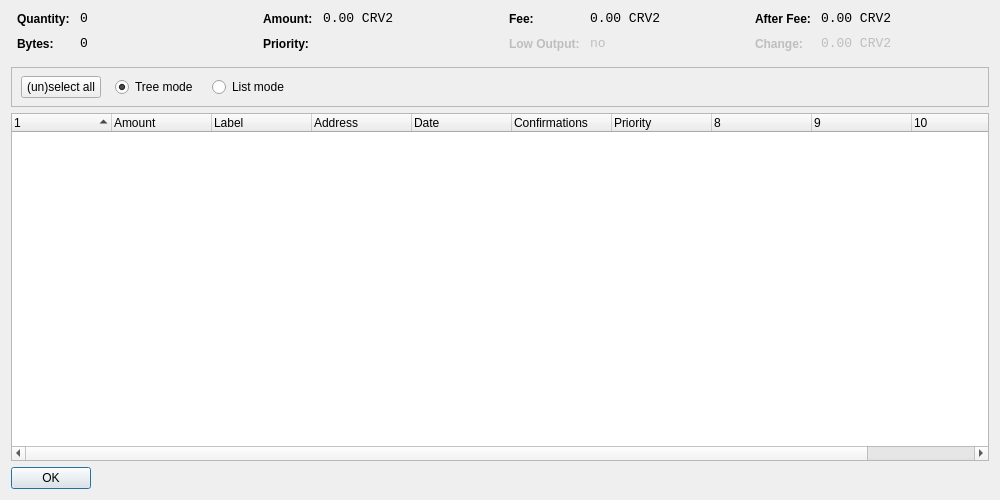
<?xml version="1.0" encoding="UTF-8"?>
<ui version="4.0">
 <class>CoinControlDialog</class>
 <widget class="QDialog" name="CoinControlDialog">
  <property name="geometry">
   <rect>
    <x>0</x>
    <y>0</y>
    <width>1000</width>
    <height>500</height>
   </rect>
  </property>
  <property name="windowTitle">
   <string>Coin Control</string>
  </property>
  <layout class="QVBoxLayout" name="verticalLayout">
   <item>
    <layout class="QHBoxLayout" name="horizontalLayoutTop" stretch="0,0,0,0">
     <property name="topMargin">
      <number>0</number>
     </property>
     <property name="bottomMargin">
      <number>10</number>
     </property>
     <item>
      <layout class="QFormLayout" name="formLayoutCoinControl1">
       <property name="horizontalSpacing">
        <number>10</number>
       </property>
       <property name="verticalSpacing">
        <number>10</number>
       </property>
       <property name="leftMargin">
        <number>6</number>
       </property>
       <property name="rightMargin">
        <number>6</number>
       </property>
       <item row="0" column="0">
        <widget class="QLabel" name="labelCoinControlQuantityText">
         <property name="styleSheet">
          <string notr="true">font-weight:bold;</string>
         </property>
         <property name="text">
          <string>Quantity:</string>
         </property>
        </widget>
       </item>
       <item row="0" column="1">
        <widget class="QLabel" name="labelCoinControlQuantity">
         <property name="font">
          <font>
           <family>Monospace</family>
           <pointsize>10</pointsize>
          </font>
         </property>
         <property name="cursor">
          <cursorShape>IBeamCursor</cursorShape>
         </property>
         <property name="contextMenuPolicy">
          <enum>Qt::ActionsContextMenu</enum>
         </property>
         <property name="text">
          <string notr="true">0</string>
         </property>
         <property name="textInteractionFlags">
          <set>Qt::LinksAccessibleByMouse|Qt::TextSelectableByKeyboard|Qt::TextSelectableByMouse</set>
         </property>
        </widget>
       </item>
       <item row="1" column="0">
        <widget class="QLabel" name="labelCoinControlBytesText">
         <property name="styleSheet">
          <string notr="true">font-weight:bold;</string>
         </property>
         <property name="text">
          <string>Bytes:</string>
         </property>
        </widget>
       </item>
       <item row="1" column="1">
        <widget class="QLabel" name="labelCoinControlBytes">
         <property name="font">
          <font>
           <family>Monospace</family>
           <pointsize>10</pointsize>
          </font>
         </property>
         <property name="cursor">
          <cursorShape>IBeamCursor</cursorShape>
         </property>
         <property name="contextMenuPolicy">
          <enum>Qt::ActionsContextMenu</enum>
         </property>
         <property name="text">
          <string notr="true">0</string>
         </property>
         <property name="textInteractionFlags">
          <set>Qt::LinksAccessibleByMouse|Qt::TextSelectableByKeyboard|Qt::TextSelectableByMouse</set>
         </property>
        </widget>
       </item>
      </layout>
     </item>
     <item>
      <layout class="QFormLayout" name="formLayoutCoinControl2">
       <property name="horizontalSpacing">
        <number>10</number>
       </property>
       <property name="verticalSpacing">
        <number>10</number>
       </property>
       <property name="leftMargin">
        <number>6</number>
       </property>
       <property name="rightMargin">
        <number>6</number>
       </property>
       <item row="0" column="0">
        <widget class="QLabel" name="labelCoinControlAmountText">
         <property name="styleSheet">
          <string notr="true">font-weight:bold;</string>
         </property>
         <property name="text">
          <string>Amount:</string>
         </property>
        </widget>
       </item>
       <item row="0" column="1">
        <widget class="QLabel" name="labelCoinControlAmount">
         <property name="font">
          <font>
           <family>Monospace</family>
           <pointsize>10</pointsize>
          </font>
         </property>
         <property name="cursor">
          <cursorShape>IBeamCursor</cursorShape>
         </property>
         <property name="contextMenuPolicy">
          <enum>Qt::ActionsContextMenu</enum>
         </property>
         <property name="text">
          <string notr="true">0.00 CRV2</string>
         </property>
         <property name="textInteractionFlags">
          <set>Qt::LinksAccessibleByMouse|Qt::TextSelectableByKeyboard|Qt::TextSelectableByMouse</set>
         </property>
        </widget>
       </item>
       <item row="1" column="0">
        <widget class="QLabel" name="labelCoinControlPriorityText">
         <property name="styleSheet">
          <string notr="true">font-weight:bold;</string>
         </property>
         <property name="text">
          <string>Priority:</string>
         </property>
        </widget>
       </item>
       <item row="1" column="1">
        <widget class="QLabel" name="labelCoinControlPriority">
         <property name="font">
          <font>
           <family>Monospace</family>
           <pointsize>10</pointsize>
          </font>
         </property>
         <property name="cursor">
          <cursorShape>IBeamCursor</cursorShape>
         </property>
         <property name="contextMenuPolicy">
          <enum>Qt::ActionsContextMenu</enum>
         </property>
         <property name="text">
          <string/>
         </property>
         <property name="textInteractionFlags">
          <set>Qt::LinksAccessibleByMouse|Qt::TextSelectableByKeyboard|Qt::TextSelectableByMouse</set>
         </property>
        </widget>
       </item>
      </layout>
     </item>
     <item>
      <layout class="QFormLayout" name="formLayoutCoinControl3">
       <property name="horizontalSpacing">
        <number>10</number>
       </property>
       <property name="verticalSpacing">
        <number>10</number>
       </property>
       <property name="leftMargin">
        <number>6</number>
       </property>
       <property name="rightMargin">
        <number>6</number>
       </property>
       <item row="0" column="0">
        <widget class="QLabel" name="labelCoinControlFeeText">
         <property name="styleSheet">
          <string notr="true">font-weight:bold;</string>
         </property>
         <property name="text">
          <string>Fee:</string>
         </property>
        </widget>
       </item>
       <item row="0" column="1">
        <widget class="QLabel" name="labelCoinControlFee">
         <property name="font">
          <font>
           <family>Monospace</family>
           <pointsize>10</pointsize>
          </font>
         </property>
         <property name="cursor">
          <cursorShape>IBeamCursor</cursorShape>
         </property>
         <property name="contextMenuPolicy">
          <enum>Qt::ActionsContextMenu</enum>
         </property>
         <property name="text">
          <string notr="true">0.00 CRV2</string>
         </property>
         <property name="textInteractionFlags">
          <set>Qt::LinksAccessibleByMouse|Qt::TextSelectableByKeyboard|Qt::TextSelectableByMouse</set>
         </property>
        </widget>
       </item>
       <item row="1" column="0">
        <widget class="QLabel" name="labelCoinControlLowOutputText">
         <property name="enabled">
          <bool>false</bool>
         </property>
         <property name="styleSheet">
          <string notr="true">font-weight:bold;</string>
         </property>
         <property name="text">
          <string>Low Output:</string>
         </property>
        </widget>
       </item>
       <item row="1" column="1">
        <widget class="QLabel" name="labelCoinControlLowOutput">
         <property name="enabled">
          <bool>false</bool>
         </property>
         <property name="font">
          <font>
           <family>Monospace</family>
           <pointsize>10</pointsize>
          </font>
         </property>
         <property name="cursor">
          <cursorShape>IBeamCursor</cursorShape>
         </property>
         <property name="contextMenuPolicy">
          <enum>Qt::ActionsContextMenu</enum>
         </property>
         <property name="text">
          <string notr="true">no</string>
         </property>
         <property name="textInteractionFlags">
          <set>Qt::LinksAccessibleByMouse|Qt::TextSelectableByKeyboard|Qt::TextSelectableByMouse</set>
         </property>
        </widget>
       </item>
      </layout>
     </item>
     <item>
      <layout class="QFormLayout" name="formLayoutCoinControl4">
       <property name="horizontalSpacing">
        <number>10</number>
       </property>
       <property name="verticalSpacing">
        <number>10</number>
       </property>
       <property name="leftMargin">
        <number>6</number>
       </property>
       <property name="rightMargin">
        <number>6</number>
       </property>
       <item row="0" column="0">
        <widget class="QLabel" name="labelCoinControlAfterFeeText">
         <property name="styleSheet">
          <string notr="true">font-weight:bold;</string>
         </property>
         <property name="text">
          <string>After Fee:</string>
         </property>
        </widget>
       </item>
       <item row="0" column="1">
        <widget class="QLabel" name="labelCoinControlAfterFee">
         <property name="font">
          <font>
           <family>Monospace</family>
           <pointsize>10</pointsize>
          </font>
         </property>
         <property name="cursor">
          <cursorShape>IBeamCursor</cursorShape>
         </property>
         <property name="contextMenuPolicy">
          <enum>Qt::ActionsContextMenu</enum>
         </property>
         <property name="text">
          <string notr="true">0.00 CRV2</string>
         </property>
         <property name="textInteractionFlags">
          <set>Qt::LinksAccessibleByMouse|Qt::TextSelectableByKeyboard|Qt::TextSelectableByMouse</set>
         </property>
        </widget>
       </item>
       <item row="1" column="0">
        <widget class="QLabel" name="labelCoinControlChangeText">
         <property name="enabled">
          <bool>false</bool>
         </property>
         <property name="styleSheet">
          <string notr="true">font-weight:bold;</string>
         </property>
         <property name="text">
          <string>Change:</string>
         </property>
        </widget>
       </item>
       <item row="1" column="1">
        <widget class="QLabel" name="labelCoinControlChange">
         <property name="enabled">
          <bool>false</bool>
         </property>
         <property name="font">
          <font>
           <family>Monospace</family>
           <pointsize>10</pointsize>
          </font>
         </property>
         <property name="cursor">
          <cursorShape>IBeamCursor</cursorShape>
         </property>
         <property name="contextMenuPolicy">
          <enum>Qt::ActionsContextMenu</enum>
         </property>
         <property name="text">
          <string notr="true">0.00 CRV2</string>
         </property>
         <property name="textInteractionFlags">
          <set>Qt::LinksAccessibleByMouse|Qt::TextSelectableByKeyboard|Qt::TextSelectableByMouse</set>
         </property>
        </widget>
       </item>
      </layout>
     </item>
    </layout>
   </item>
   <item>
    <widget class="QFrame" name="frame">
     <property name="minimumSize">
      <size>
       <width>0</width>
       <height>40</height>
      </size>
     </property>
     <property name="frameShape">
      <enum>QFrame::StyledPanel</enum>
     </property>
     <property name="frameShadow">
      <enum>QFrame::Sunken</enum>
     </property>
     <widget class="QWidget" name="horizontalLayoutWidget">
      <property name="geometry">
       <rect>
        <x>10</x>
        <y>0</y>
        <width>781</width>
        <height>41</height>
       </rect>
      </property>
      <layout class="QHBoxLayout" name="horizontalLayoutPanel" stretch="0,0,0,0,0">
       <property name="spacing">
        <number>14</number>
       </property>
       <item>
        <widget class="QPushButton" name="pushButtonSelectAll">
         <property name="sizePolicy">
          <sizepolicy hsizetype="Maximum" vsizetype="Fixed">
           <horstretch>0</horstretch>
           <verstretch>0</verstretch>
          </sizepolicy>
         </property>
         <property name="text">
          <string>(un)select all</string>
         </property>
        </widget>
       </item>
       <item>
        <widget class="QRadioButton" name="radioTreeMode">
         <property name="sizePolicy">
          <sizepolicy hsizetype="Maximum" vsizetype="Fixed">
           <horstretch>0</horstretch>
           <verstretch>0</verstretch>
          </sizepolicy>
         </property>
         <property name="text">
          <string>Tree mode</string>
         </property>
         <property name="checked">
          <bool>true</bool>
         </property>
        </widget>
       </item>
       <item>
        <widget class="QRadioButton" name="radioListMode">
         <property name="sizePolicy">
          <sizepolicy hsizetype="Maximum" vsizetype="Fixed">
           <horstretch>0</horstretch>
           <verstretch>0</verstretch>
          </sizepolicy>
         </property>
         <property name="text">
          <string>List mode</string>
         </property>
        </widget>
       </item>
       <item>
        <spacer name="horizontalSpacer">
         <property name="orientation">
          <enum>Qt::Horizontal</enum>
         </property>
         <property name="sizeHint" stdset="0">
          <size>
           <width>40</width>
           <height>20</height>
          </size>
         </property>
        </spacer>
       </item>
      </layout>
     </widget>
    </widget>
   </item>
   <item>
    <widget class="CoinControlTreeWidget" name="treeWidget">
     <property name="contextMenuPolicy">
      <enum>Qt::CustomContextMenu</enum>
     </property>
     <property name="sortingEnabled">
      <bool>false</bool>
     </property>
     <property name="columnCount">
      <number>11</number>
     </property>
     <attribute name="headerShowSortIndicator" stdset="0">
      <bool>true</bool>
     </attribute>
     <attribute name="headerStretchLastSection">
      <bool>false</bool>
     </attribute>
     <column>
      <property name="text">
       <string/>
      </property>
     </column>
     <column>
      <property name="text">
       <string>Amount</string>
      </property>
     </column>
     <column>
      <property name="text">
       <string>Label</string>
      </property>
     </column>
     <column>
      <property name="text">
       <string>Address</string>
      </property>
     </column>
     <column>
      <property name="text">
       <string>Date</string>
      </property>
     </column>
     <column>
      <property name="text">
       <string>Confirmations</string>
      </property>
      <property name="toolTip">
       <string>Confirmed</string>
      </property>
     </column>
     <column>
      <property name="text">
       <string>Priority</string>
      </property>
     </column>
     <column>
      <property name="text">
       <string/>
      </property>
     </column>
     <column>
      <property name="text">
       <string/>
      </property>
     </column>
     <column>
      <property name="text">
       <string/>
      </property>
     </column>
     <column>
      <property name="text">
       <string/>
      </property>
     </column>
    </widget>
   </item>
   <item>
    <widget class="QDialogButtonBox" name="buttonBox">
     <property name="sizePolicy">
      <sizepolicy hsizetype="Maximum" vsizetype="Fixed">
       <horstretch>0</horstretch>
       <verstretch>0</verstretch>
      </sizepolicy>
     </property>
     <property name="orientation">
      <enum>Qt::Horizontal</enum>
     </property>
     <property name="standardButtons">
      <set>QDialogButtonBox::Ok</set>
     </property>
    </widget>
   </item>
  </layout>
 </widget>
 <customwidgets>
  <customwidget>
   <class>CoinControlTreeWidget</class>
   <extends>QTreeWidget</extends>
   <header>coincontroltreewidget.h</header>
  </customwidget>
 </customwidgets>
 <resources/>
 <connections/>
</ui>
